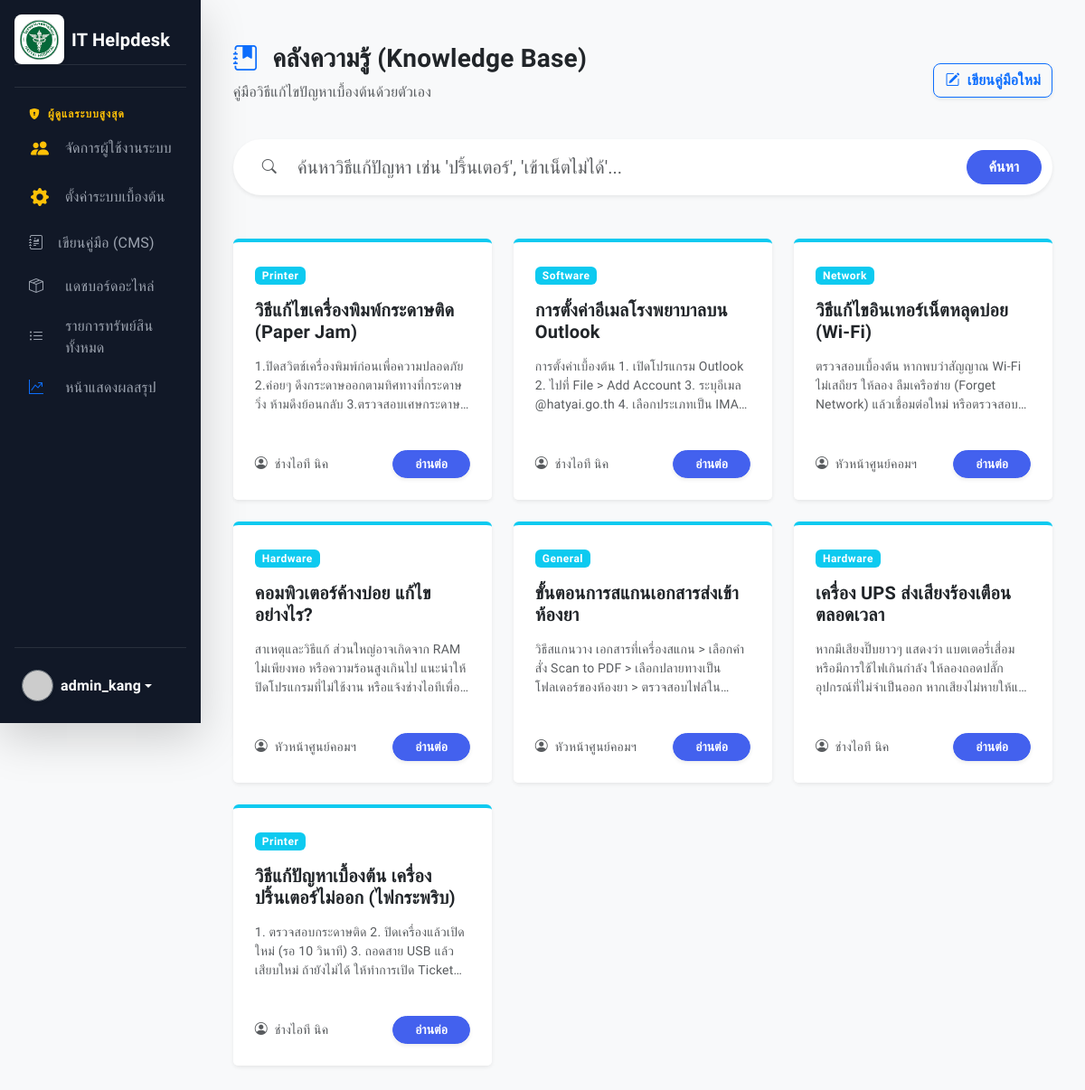
The app's page /modules/knowledge_base/articles.php (signed in) with its own data.
### tables this page shows
CREATE TABLE `knowledge_articles` (
  `article_id` int(11) NOT NULL,
  `title` varchar(255) NOT NULL,
  `content` text NOT NULL,
  `category` varchar(100) NOT NULL,
  `author_id` int(11) NOT NULL,
  `views` int(11) DEFAULT 0,
  `created_at` timestamp NOT NULL DEFAULT current_timestamp()
);

CREATE TABLE `users` (
  `user_id` int(11) NOT NULL,
  `username` varchar(50) NOT NULL,
  `password` varchar(255) NOT NULL,
  `full_name` varchar(100) NOT NULL,
  `dept_id` int(11) DEFAULT NULL,
  `role` enum('staff','it','admin') DEFAULT 'staff',
  `created_at` timestamp NOT NULL DEFAULT current_timestamp()
);

### modules/knowledge_base/articles.php (the view, shortened to what this page needs)
<?php
$db = new Database();
$conn = $db->connect();
$search = $_GET['search'] ?? '';
$sql = "SELECT k.*, u.full_name FROM knowledge_articles k
        JOIN users u ON k.author_id = u.user_id ";
$sql .= "ORDER BY k.created_at DESC";
$stmt = $conn->prepare($sql);
if ($search) {
    $stmt->execute([
        'search1' => "%$search%",
        'search2' => "%$search%"
    ]);
} else {
    $stmt->execute();
}
$articles = $stmt->fetchAll();
require_once '../../includes/header.php';
require_once '../../includes/sidebar.php';
?>
<div class="container-fluid py-4">
    <div class="d-flex justify-content-between align-items-center mb-4">
        <div>
            <h3 class="fw-bold text-dark"><i class="bi bi-journal-bookmark-fill text-primary me-2"></i> คลังความรู้ (Knowledge Base)</h3>
            <p class="text-muted">คู่มือวิธีแก้ไขปัญหาเบื้องต้นด้วยตัวเอง</p>
        </div>
        <?php if($_SESSION['role'] != 'staff'): ?>
            <a href="create_article.php" class="btn btn-outline-primary fw-bold shadow-sm"><i class="bi bi-pencil-square me-2"></i>เขียนคู่มือใหม่</a>
        <?php endif; ?>
    </div>
    <div class="card border-0 shadow-sm mb-5 p-2 rounded-pill">
        <form method="GET" action="" class="d-flex m-0">
            <div class="input-group">
                <span class="input-group-text bg-white border-0 text-muted ps-4"><i class="bi bi-search"></i></span>
                <input type="text" name="search" class="form-control border-0 shadow-none fs-5 py-2" placeholder="ค้นหาวิธีแก้ปัญหา เช่น 'ปริ้นเตอร์', 'เข้าเน็ตไม่ได้'..." value="<?php echo htmlspecialchars($search); ?>">
                <button class="btn btn-primary rounded-pill px-4 fw-bold m-1" type="submit">ค้นหา</button>
            </div>
        </form>
    </div>
    <div class="row g-4">
        <?php if(empty($articles)): ?>
            <div class="col-12 text-center py-5">
                <i class="bi bi-journal-x text-muted" style="font-size: 4rem;"></i>
                <h5 class="text-muted mt-3">ไม่พบคู่มือที่คุณค้นหา</h5>
                <a href="articles.php" class="btn btn-sm btn-outline-secondary mt-2">ดูคู่มือทั้งหมด</a>
            </div>
        <?php else: ?>
            <?php foreach($articles as $a): ?>
            <div class="col-md-6 col-lg-4">
                <div class="card h-100 border-0 shadow-sm border-top border-info border-4 hover-lift">
                    <div class="card-body p-4">
                        <span class="badge bg-info text-white mb-3 px-2 py-1"><?php echo htmlspecialchars($a['category']); ?></span>
                        <h5 class="card-title fw-bold text-dark mb-3"><?php echo htmlspecialchars($a['title']); ?></h5>
                        <div class="card-text text-muted small mb-3" style="display: -webkit-box; -webkit-line-clamp: 3; -webkit-box-orient: vertical; overflow: hidden;">
                            <?php echo strip_tags($a['content']); ?>
                        </div>
                    </div>
                    <div class="card-footer bg-white border-0 p-4 pt-0 d-flex justify-content-between align-items-center">
                        <small class="text-muted"><i class="bi bi-person-circle me-1"></i> <?php echo htmlspecialchars($a['full_name']); ?></small>
                        <button class="btn btn-primary btn-sm rounded-pill px-4 fw-bold shadow-sm" data-bs-toggle="modal" data-bs-target="#articleModal_<?php echo $a['article_id']; ?>">
                            อ่านต่อ
                        </button>
                    </div>
                </div>
            </div>
            <?php endforeach; ?>
        <?php endif; ?>
    </div>
</div>
<?php require_once '../../includes/footer.php'; ?>

### assets/css/style.css (style rules this page uses)
:root { --primary-color: #4361ee; --secondary-color: #3f37c9; --success-color: #4cc9f0; --danger-color: #f72585; --bg-color: #f8f9fa; --sidebar-bg: #111827; --sidebar-hover: #1f2937; --text-main: #334155; --card-shadow: 0 10px 15px -3px rgba(0, 0, 0, 0.05), 0 4px 6px -2px rgba(0, 0, 0, 0.025); }
body { font-family: 'Sarabun', sans-serif; background-color: var(--bg-color); color: var(--text-main); letter-spacing: 0.2px; }
.btn { border-radius: 8px; font-weight: 500; transition: all 0.2s ease; }
.btn-primary { background-color: var(--primary-color); border-color: var(--primary-color); }
.badge { padding: 0.5em 0.8em; font-weight: 600; border-radius: 6px; letter-spacing: 0.5px; }

### includes/header.php (style rules this page uses)
html, body { height: 100%; }

### modules/knowledge_base/articles.php (style rules this page uses)
.hover-lift { transition: transform 0.2s ease, box-shadow 0.2s ease; }

### records on screen
knowledge_articles: category "Printer", title "วิธีแก้ไขเครื่องพิมพ์กระดาษติด (Paper Jam)", content "1.ปิดสวิตช์เครื่องพิมพ์ก่อนเพื่อความปลอดภัย 2.ค่อยๆ ดึงกระดาษออกตามทิศทางที่กระดาษวิ่ง…", author.full_name "ช่างไอที นิค"
knowledge_articles: category "Software", title "การตั้งค่าอีเมลโรงพยาบาลบน Outlook", content "การตั้งค่าเบื้องต้น 1. เปิดโปรแกรม Outlook 2. ไปที่ File > Add Account 3. ระบุอีเมล @hatyai.go.th 4. เลือกประเภทเป็น…", author.full_name "ช่างไอที นิค"
knowledge_articles: category "Network", title "วิธีแก้ไขอินเทอร์เน็ตหลุดบ่อย (Wi-Fi)", content "ตรวจสอบเบื้องต้น หากพบว่าสัญญาณ Wi-Fi ไม่เสถียร ให้ลอง ลืมเครือข่าย (Forget Network)…", author.full_name "หัวหน้าศูนย์คอมฯ"
knowledge_articles: category "Hardware", title "คอมพิวเตอร์ค้างบ่อย แก้ไขอย่างไร?", content "สาเหตุและวิธีแก้ ส่วนใหญ่อาจเกิดจาก RAM ไม่เพียงพอ หรือความร้อนสูงเกินไป…", author.full_name "หัวหน้าศูนย์คอมฯ"
knowledge_articles: category "General", title "ขั้นตอนการสแกนเอกสารส่งเข้าห้องยา", content "วิธีสแกนวาง เอกสารที่เครื่องสแกน > เลือกคำสั่ง Scan to PDF > เลือกปลายทางเป็นโฟลเดอร์ของห้องยา…", author.full_name "หัวหน้าศูนย์คอมฯ"
knowledge_articles: category "Hardware", title "เครื่อง UPS ส่งเสียงร้องเตือนตลอดเวลา", content "หากมีเสียงปิ๊บยาวๆ แสดงว่า แบตเตอรี่เสื่อม หรือมีการใช้ไฟเกินกำลัง…", author.full_name "ช่างไอที นิค"
knowledge_articles: category "Printer", title "วิธีแก้ปัญหาเบื้องต้น เครื่องปริ้นเตอร์ไม่ออก (ไฟกระพริบ)", content "1. ตรวจสอบกระดาษติด 2. ปิดเครื่องแล้วเปิดใหม่ (รอ 10 วินาที) 3. ถอดสาย USB แล้วเสียบใหม่ ถ้ายังไม่ได้ ให้ทำการเปิด…", author.full_name "ช่างไอที นิค"

### other values on screen
$_SESSION['username'] "admin_kang"
